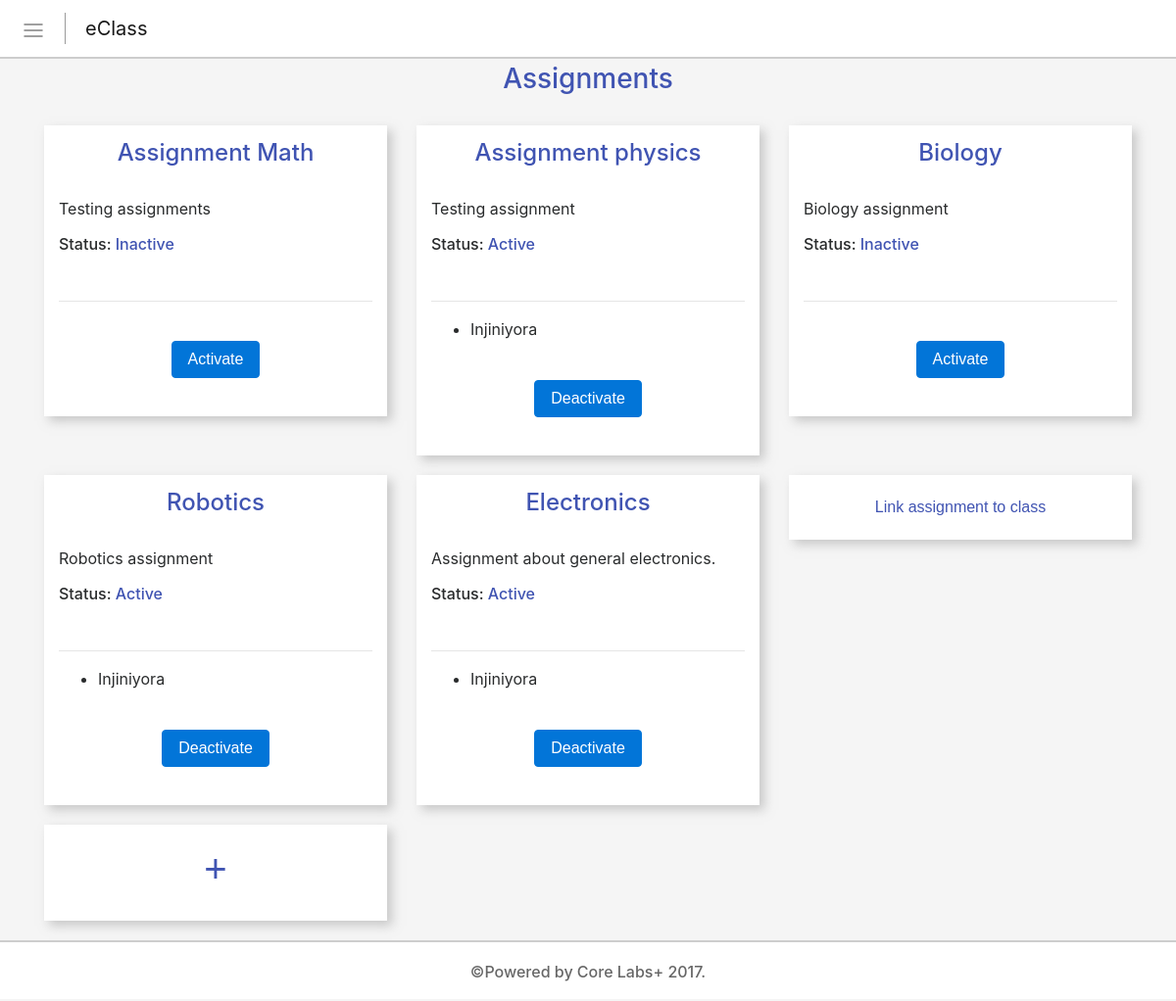
Page /t/assignments (signed in) on the committed database.
### eclass/models.py (models this page shows, shortened)
class assignment(models.Model):
	title = models.CharField(max_length=50, help_text="Add title")
	description = models.TextField(help_text="Add topic description")
	Active = 'Active'
	Inactive = 'Inactive'
	Finished = 'Finished'
	statuses = {
	(Active, 'Active'),
	(Inactive, 'Inactive'),
	(Finished, 'Finished'),
	}
	status = models.CharField(max_length=20, choices=statuses, default="Inactive")

class assignment_for(models.Model):
	assignment = models.ForeignKey(assignment, help_text="Add assignment", on_delete=models.CASCADE)
	eclass = models.ForeignKey(eclass, help_text="Add class", on_delete=models.CASCADE)
	Active = 'Active'
	Inactive = 'Inactive'
	statuses = {
	(Active, 'Active'),
	(Inactive, 'Inactive'),
	}
	status = models.CharField(max_length=20, choices=statuses, default="Inactive")

class eclass(models.Model):
	name = models.CharField(max_length=50, help_text="Add class")
	description = models.TextField(help_text="Add the description")
	def __str__(self):
		return str(self.name)

### eclass/views.py (the view)
# urls.py: url('^t/assignments$', views.admin_assignments, name="assignments"),
@login_required(login_url="/login")
def admin_assignments(request):
	user = request.user
	if user.is_superuser:
		data = {}
		data['assignments'] = assignment.objects.all()
		data['eclasses'] = eclass.objects.all()
		data['user'] = user
		data['assfors'] = assignment_for.objects.all()
		return render(request, 'admin-assignments.html', data)
	else:
		return redirect('/error')

### templates/admin-assignments.html (shortened to what this page needs)
{% extends 'admin-sidebar.html' %}
{% load staticfiles %}
{% block content %}
<div class="container under-navbar">
		<h3 align="center" class="color-pink">Assignments</h3>
		<br>
		<div class="row">
		{% for assignment in assignments %}
			<div class="col-md-4 class-holder">
				<div class="col-content with-box-shadow class">
					<h4 align="center"><a href="/t/assignment={{assignment.id}}" class="color-pink">{{assignment.title}}</a></h4>
					<br>
					<p>{{assignment.description}}</p>
					<h6>Status: <span class="color-pink">{{assignment.status}}<span></h6>
					<br>
					<hr>
					<ul>
						{% for assfor in assfors %}
							{% if assfor.assignment == assignment %}
							<li>{{assfor.eclass}}</li>
							{% endif %}
						{% endfor %}
					</ul>
					<br>
					{% if assignment.status == "Active" %}
					<center><a href="/t/deactivate={{assignment.id}}"><button class="btn btn-primary">Deactivate</button></a></center>
					{% elif assignment.status == "Inactive" %}
					<center><a href="/t/activate={{assignment.id}}"><button class="btn btn-primary">Activate</button></a></center>
					{% endif %}
					<br>
				</div>
			</div>
		{% endfor %}
			<div class="col-md-4 class-holder">
				<div class="col-content with-box-shadow class">
					<center><button class="btn btn-default color-pink transparent-btn" data-toggle="modal" data-target="#link">Link assignment to class</button></center>
				</div>
			</div>
			<div class="col-md-4 class-holder">
				<div class="col-content with-box-shadow class">
					<center><button class="btn btn-default color-pink transparent-btn" data-toggle="modal" data-target="#myModal"><h1>+</h1></button></center>
				</div>
			</div>
		</div>
	</div>
{% endblock%}

### eclass/static/css/main.css (style rules this page uses)
body { background-color: #f5f5f5; }
a { text-decoration: none; }
.color-pink { color: #4054B2; }
.under-navbar { margin-top: 65px; }
.with-box-shadow { box-shadow: 5px 5px 10px rgba(156, 156, 156, 0.5); }
.transparent-btn { background-color: transparent; border: none; }
.class-holder { margin-bottom: 20px; }
.class { background-color: #fff; padding: 15px; }
.col-content { background-color: #fff; padding: 15px; }

### rows in the picture
assignment: title "Assignment Math", description "Testing assignments", status "Inactive"
assignment: title "Assignment physics", description "Testing assignment", status "Active"
assignment_for: eclass "Injiniyora"
assignment: title "Biology", description "Biology assignment", status "Inactive"
assignment: title "Robotics", description "Robotics assignment", status "Active"
assignment_for: eclass "Injiniyora"
assignment: title "Electronics", description "Assignment about general electronics.", status "Active"
assignment_for: eclass "Injiniyora"
